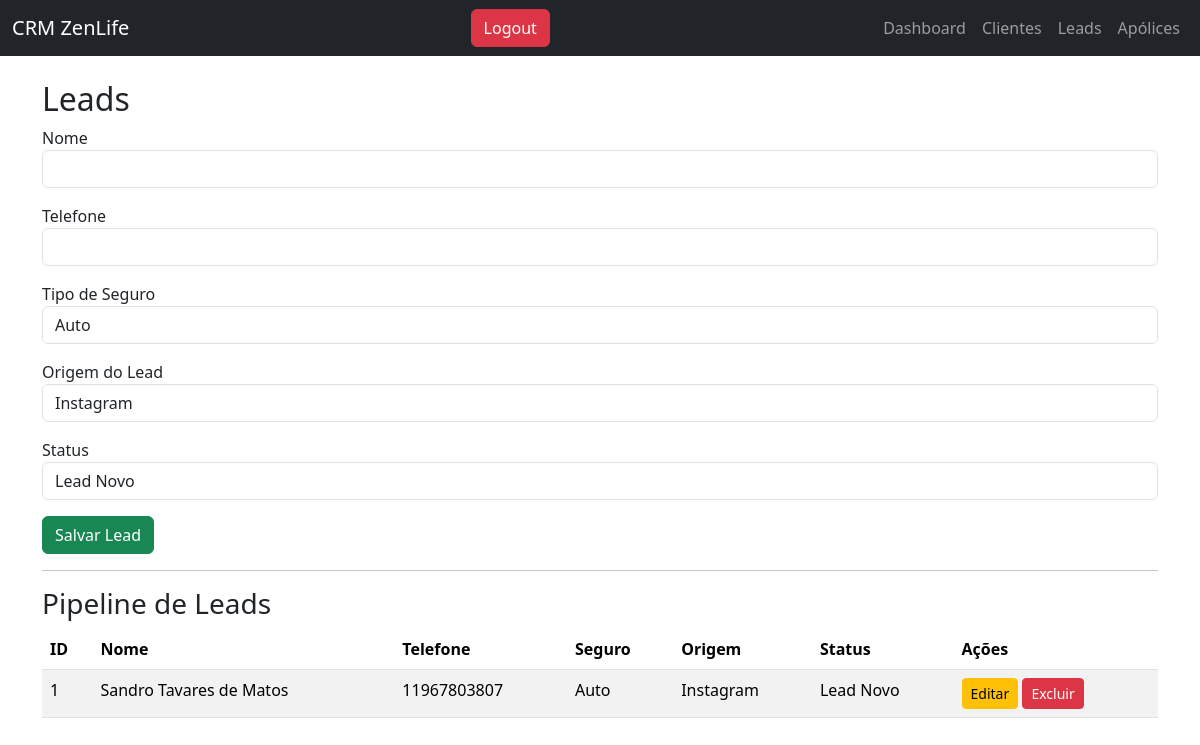
Before: /leads with the older database file.
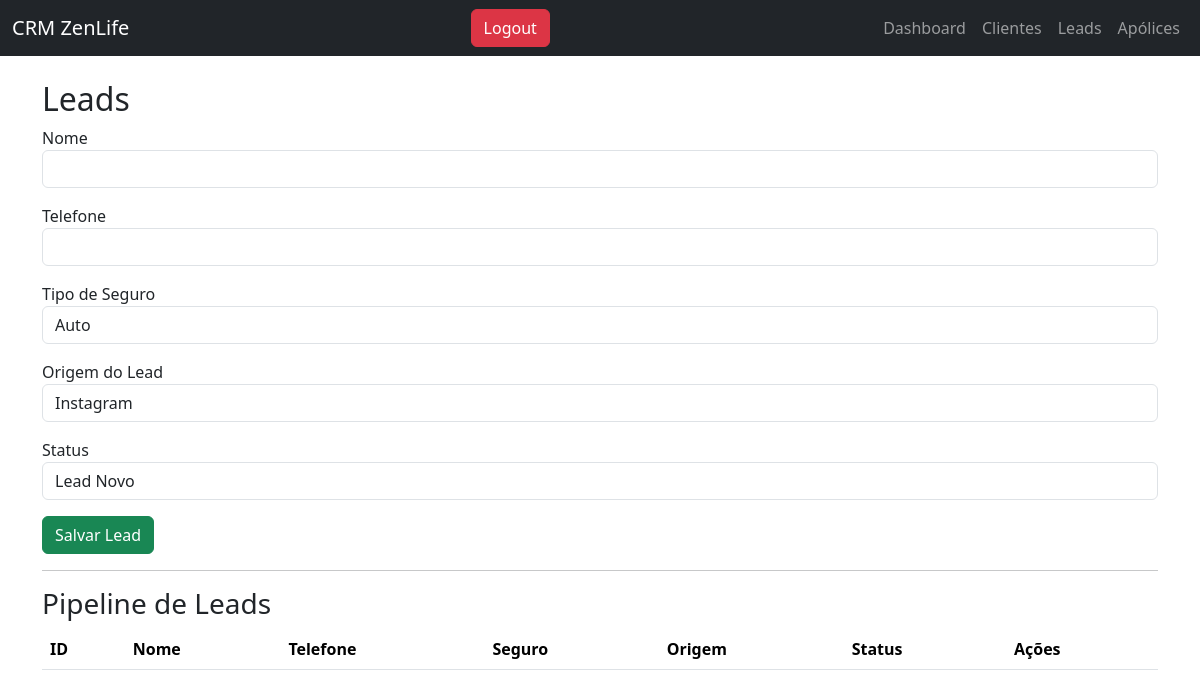
After: the same page with the newer database file.
### tables this page shows
CREATE TABLE leads (
id INTEGER PRIMARY KEY AUTOINCREMENT,
nome TEXT,
telefone TEXT,
seguro TEXT,
origem TEXT,
status TEXT
);

### app.py (the view)
@app.route("/leads")
def leads():
    conn = conectar()
    lista = conn.execute("SELECT * FROM leads").fetchall()
    conn.close()
    return render_template("leads.html",leads=lista)

### app.py (called while the page is built)
def conectar():
    conn = sqlite3.connect("database.db")
    conn.row_factory = sqlite3.Row
    return conn

### templates/leads.html (shortened to what this page needs)
{% extends "layout.html" %}
{% block content %}
<h2>Leads</h2>
<form method="POST" action="/novo_lead">
    <div class="mb-3">
        <label>Nome</label>
        <input type="text" name="nome" class="form-control" required>
    </div>
    <div class="mb-3">
        <label>Telefone</label>
        <input type="text" name="telefone" class="form-control" required>
    </div>
    <div class="mb-3">
        <label>Tipo de Seguro</label>
        <select name="seguro" class="form-control" required>
            <option>Auto</option>
        </select>
    </div>
    <div class="mb-3">
        <label>Origem do Lead</label>
        <select name="origem" class="form-control" required>
            <option>Instagram</option>
        </select>
    </div>
    <div class="mb-3">
        <label>Status</label>
        <select name="status" class="form-control" required>
            <option>Lead Novo</option>
        </select>
    </div>
    <button type="submit" class="btn btn-success">Salvar Lead</button>
</form>
<hr>
<h3>Pipeline de Leads</h3>
<table class="table table-striped">
    <thead>
        <tr>
            <th>ID</th>
            <th>Nome</th>
            <th>Telefone</th>
            <th>Seguro</th>
            <th>Origem</th>
            <th>Status</th>
            <th>Ações</th>
        </tr>
    </thead>
    <tbody>
        {% for lead in leads %}
        <tr>
            <td>{{lead[0]}}</td>
            <td>{{lead[1]}}</td>
            <td>{{lead[2]}}</td>
            <td>{{lead[3]}}</td>
            <td>{{lead[4]}}</td>
            <td>{{lead[5]}}</td>
            <td>
                <a href="/editar_lead/{{lead[0]}}" class="btn btn-warning btn-sm">Editar</a>
                <a href="/excluir_lead/{{lead[0]}}" class="btn btn-danger btn-sm"
                   onclick="return confirm('Deseja excluir este lead?')">Excluir</a>
            </td>
        </tr>
        {% endfor %}
    </tbody>
</table>
{% endblock %}

### templates/layout.html (shortened to what this page needs)
<!DOCTYPE html>
<html>
<head>
<link href="https://cdn.jsdelivr.net/npm/bootstrap@5.3.2/dist/css/bootstrap.min.css" rel="stylesheet">
</head>
<body>
<nav class="navbar navbar-dark bg-dark navbar-expand-lg">
<div class="container-fluid">
<a class="navbar-brand" href="/">CRM ZenLife</a>
<a href="/logout" class="btn btn-danger">Logout</a>
<div class="navbar-nav">
<a class="nav-link" href="/">Dashboard</a>
<a class="nav-link" href="/clientes">Clientes</a>
<a class="nav-link" href="/leads">Leads</a>
<a class="nav-link" href="/apolices">Apólices</a>
</div>
</div>
</nav>
<div class="container mt-4">
{% block content %}
{% endblock %}
</div>
</body>
</html>

Changed rows visible on the page:
removed leads: id "1", nome "Sandro Tavares de Matos", telefone "11967803807", seguro "Auto", origem "Instagram", status "Lead Novo"
